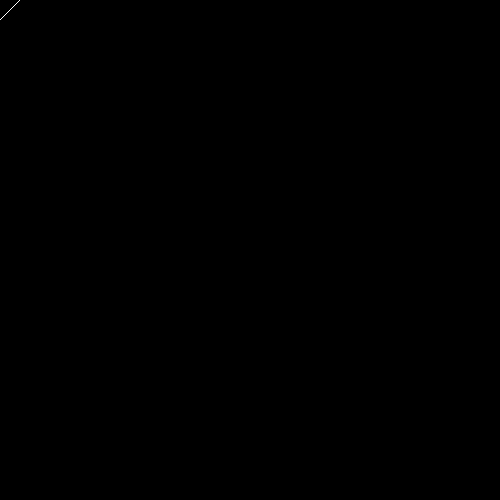
Frame 1 (no input)
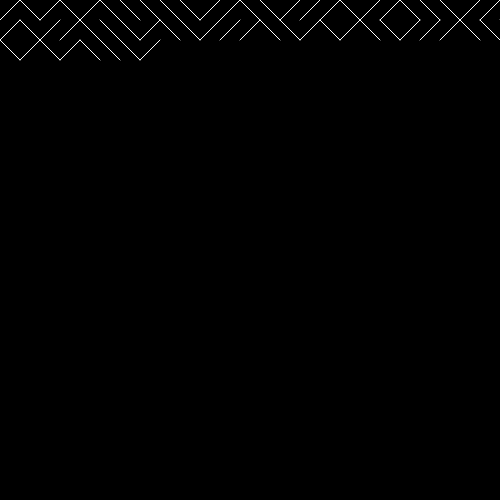
Frame 60 (no input)
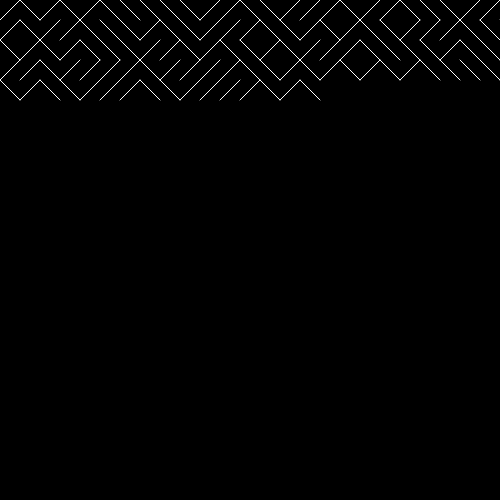
Frame 120 (the mouse pressed at the canvas centre since frame 60)

The p5.js sketch that drew these frames (run headless with seeded random() and noise() and a simulated clock; from frame 60 on, the mouse is pressed at the canvas centre):

// p5.js sketch
// ── sketch.js
let x = 0,y = 0;
let spacing = 20;

function setup() {
    createCanvas(500, 500);
    background(0);
}

function draw() {
    stroke(255);
    if(random(1) < 0.5){
      line(x,y,x + spacing,y + spacing);
    }else{
        line(x,y + spacing,x + spacing,y);
    }
    x = x + spacing;
    if(x > width){
        x = 0;
        y = y + spacing;
    }
    if(y > height){
        noLoop();
    }
}
